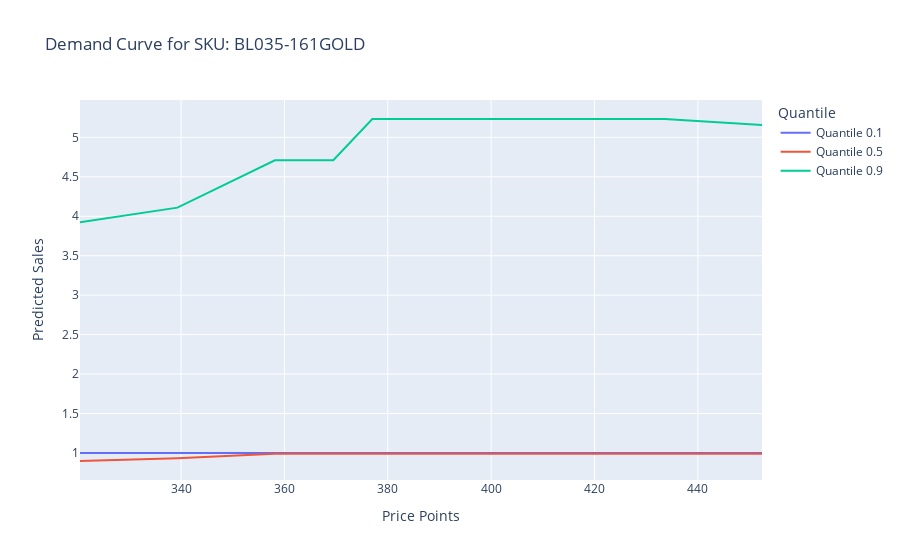

Source (notebook cell):
### Code cell
plot_demand_curve_for_sku(sku_demand_curves, price_points_per_sku, selected_sku="BL035-161GOLD")

### Figure 1 — Plotly figure (JSON) as saved in the notebook; plotly's stock layout.template omitted (floating-point values rounded to 4 significant figures)
{"data": [{"hovertemplate": "Quantile=Quantile 0.1<br>Price Points=%{x}<br>Predicted Sales=%{y}<extra></extra>", "legendgroup": "Quantile 0.1", "line": {"color": "#636efa", "dash": "solid"}, "marker": {"symbol": "circle"}, "mode": "lines", "name": "Quantile 0.1", "orientation": "v", "showlegend": true, "type": "scatter", "x": [320.4, 339.3, 358.1, 369.5, 377, 384.5, 395.9, 414.7, 433.5, 452.4], "xaxis": "x", "y": [1, 1, 1, 1, 1, 1, 1, 1, 1, 1], "yaxis": "y"}, {"hovertemplate": "Quantile=Quantile 0.5<br>Price Points=%{x}<br>Predicted Sales=%{y}<extra></extra>", "legendgroup": "Quantile 0.5", "line": {"color": "#EF553B", "dash": "solid"}, "marker": {"symbol": "circle"}, "mode": "lines", "name": "Quantile 0.5", "orientation": "v", "showlegend": true, "type": "scatter", "x": [320.4, 339.3, 358.1, 369.5, 377, 384.5, 395.9, 414.7, 433.5, 452.4], "xaxis": "x", "y": [0.8978, 0.9331, 0.9895, 0.9895, 0.9895, 0.9895, 0.9895, 0.9895, 0.9895, 0.9895], "yaxis": "y"}, {"hovertemplate": "Quantile=Quantile 0.9<br>Price Points=%{x}<br>Predicted Sales=%{y}<extra></extra>", "legendgroup": "Quantile 0.9", "line": {"color": "#00cc96", "dash": "solid"}, "marker": {"symbol": "circle"}, "mode": "lines", "name": "Quantile 0.9", "orientation": "v", "showlegend": true, "type": "scatter", "x": [320.4, 339.3, 358.1, 369.5, 377, 384.5, 395.9, 414.7, 433.5, 452.4], "xaxis": "x", "y": [3.924, 4.109, 4.709, 4.709, 5.233, 5.233, 5.233, 5.233, 5.233, 5.155], "yaxis": "y"}], "layout": {"legend": {"title": {"text": "Quantile"}, "tracegroupgap": 0}, "title": {"text": "Demand Curve for SKU: BL035-161GOLD"}, "xaxis": {"anchor": "y", "domain": [0, 1], "title": {"text": "Price Points"}}, "yaxis": {"anchor": "x", "domain": [0, 1], "title": {"text": "Predicted Sales"}}}}
